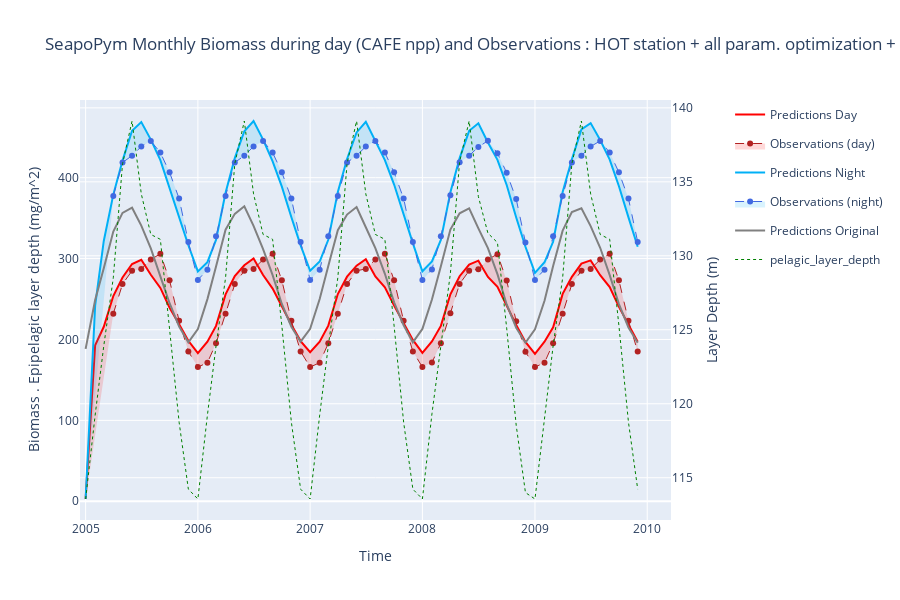

The code cell stored with this chart in its notebook:
### Markdown cell above
### Monthly with original parameters

### Code cell
fig = go.Figure(
    layout={
        "title": "SeapoPym Monthly Biomass during day (CAFE npp) and Observations : HOT station + all param. optimization + 2 groups",
        "xaxis": {"title": "Time"},
        "yaxis": {"title": "Biomass . Epipelagic layer depth (mg/m^2)"},
    }
)

# DAY ------------------------------------------------ #

fig.add_trace(
    go.Scatter(
        x=monthly_pred_d1n1.index,
        y=monthly_pred_d1n1,
        mode="lines",
        line={"color": "rgb(255,0,0)"},
        name="Predictions Day",
    )
)
fig.add_trace(
    go.Scatter(
        x=monthly_obs_day.index,
        y=monthly_obs_day,
        fill="tonextx",
        fillcolor="rgba(255,0,0,0.15)",
        mode="lines+markers",
        line={"color": "firebrick", "dash": "dash", "width": 1},
        name="Observations (day)",
    )
)
# Night ------------------------------------------------ #
fig.add_trace(
    go.Scatter(
        x=(monthly_pred_d1n1 + monthly_pred_d2n1).index,
        y=(monthly_pred_d1n1 + monthly_pred_d2n1),
        mode="lines",
        line={"color": "rgb(0,176,246)"},
        name="Predictions Night",
    )
)
fig.add_trace(
    go.Scatter(
        x=monthly_obs_night.index,
        y=monthly_obs_night,
        fill="tonextx",
        fillcolor="rgba(0,176,246,0.15)",
        mode="lines+markers",
        line={"color": "royalblue", "dash": "dash", "width": 1},
        name="Observations (night)",
    )
)

# LMTL ------------------------------------------------ #
fig.add_trace(
    go.Scatter(
        x=monthly_pred_orignal.index,
        y=monthly_pred_orignal,
        mode="lines",
        line={"color": "grey"},
        name="Predictions Original",
    )
)


# LAYER ------------------------------------------------ #

fig.add_trace(px.line(monthly_layer).data[0])

fig.update_traces(
    yaxis="y2",
    selector={"name": "pelagic_layer_depth"},
    line={"color": "green", "width": 1, "dash": "dot"},
)
fig.update_layout(
    yaxis2={"title": "Layer Depth (m)", "overlaying": "y", "side": "right"},
    height=600,
)
fig.update_layout(legend={"y": 1.0, "x": 1.1})
fig.show()
